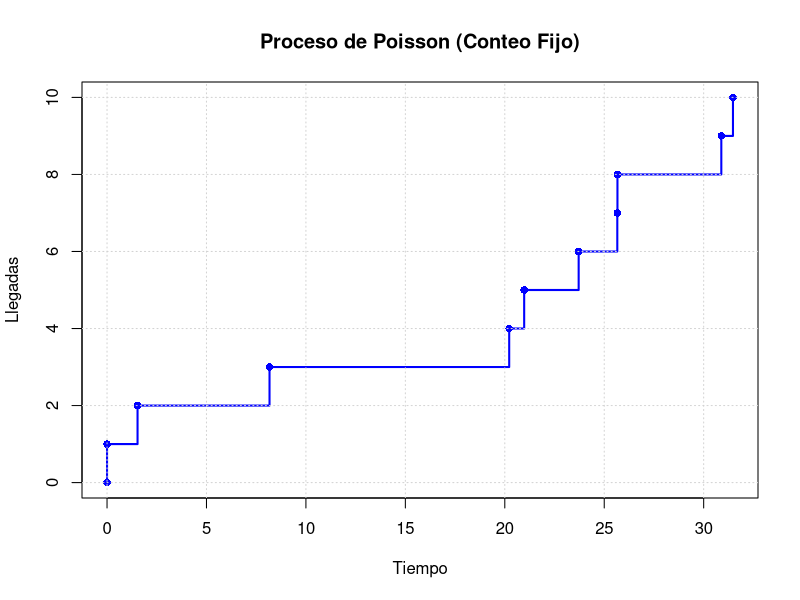

Reproduce this figure in R.

# Función para generar los valores aleatorios del tiempo
t_k <- function(lm) {
  u <- runif(1) # Genera un número aleatorio uniforme entre 0 y 1
  return(-(1/lm) * log(u))
}

# Función para generar el proceso de Poisson de conteo fijo
processo_poisson <- function(n, lm) {
  # Verifica que n sea un número entero positivo
  if (n > 0 && n %% 1 == 0) {
    s <- numeric(n) # Vector numérico de tamaño n (inicializado en 0)
    suma <- 0       # Variable para acumular los tiempos
    
    # En R, los índices de los bucles empiezan en 1, no en 0
    for (i in 1:n) { 
      t_i <- t_k(lm)
      s[i] <- suma
      suma <- suma + t_i # Aquí se acumula el tiempo de llegada
    }
    return(s)
  } else {
    print("De un valor natural para el número de pasos")
  }
}

# Parámetros del proceso de Poisson
lm <- 0.4
n <- 10

# Llamada a la función
s <- processo_poisson(n, lm)

# Datos para la gráfica de pasos
tiempos <- c(0, s) # Concatena el 0 inicial con el vector s
conteos <- 0:n     # Secuencia de 0 a n

# Gráfica de pasos
# type = "s" indica que es una gráfica de escalones (steps)
# lwd = 2 es el grosor de la línea, col = "blue" el color
plot(tiempos, conteos, 
     type = "s", 
     col = "blue", 
     lwd = 2,
     main = "Proceso de Poisson (Conteo Fijo)",
     xlab = "Tiempo",
     ylab = "Llegadas")

# Añadir los puntos en las esquinas (equivalente al marker='o' de Python)
points(tiempos, conteos, col = "blue", pch = 16)

# Añadir la cuadrícula (grid)
grid()
